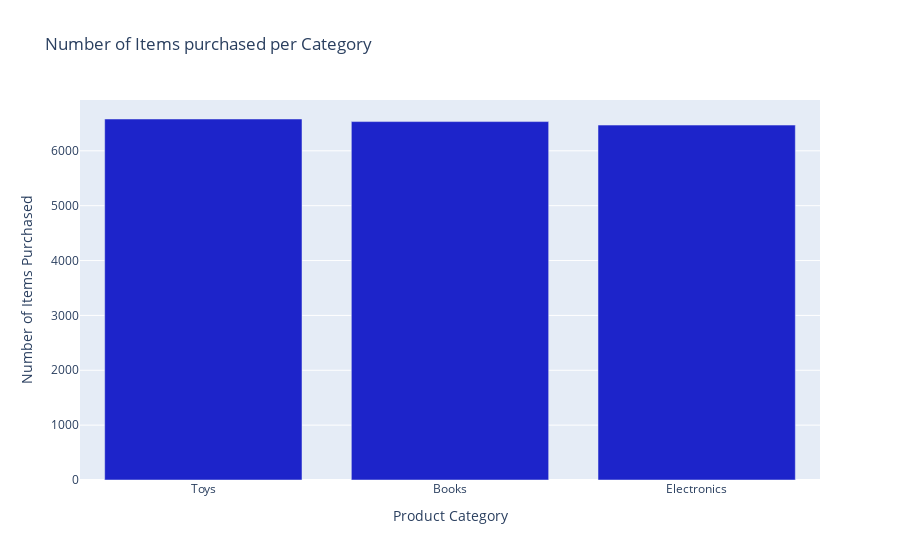

Notebook code for this chart:
### Code cell
fig = px.bar(
    data_frame=top3_categories,
    x='Product Category',
    y='Number of Items Purchased',
    orientation='v',
    color_discrete_sequence=['#1D24CA'],
    title='Number of Items purchased per Category'
)

fig.show()

### Figure 1 — Plotly figure (JSON) as saved in the notebook; plotly's stock layout.template omitted (floating-point values rounded to 4 significant figures)
{"data": [{"alignmentgroup": "True", "hovertemplate": "Product Category=%{x}<br>Number of Items Purchased=%{y}<extra></extra>", "legendgroup": "", "marker": {"color": "#1D24CA", "pattern": {"shape": ""}}, "name": "", "offsetgroup": "", "orientation": "v", "showlegend": false, "textposition": "auto", "type": "bar", "x": ["Toys", "Books", "Electronics"], "xaxis": "x", "y": [6580, 6533, 6469], "yaxis": "y"}], "layout": {"autosize": true, "barmode": "relative", "legend": {"tracegroupgap": 0}, "title": {"text": "Number of Items purchased per Category"}, "xaxis": {"anchor": "y", "autorange": true, "domain": [0, 1], "range": [-0.5, 2.5], "title": {"text": "Product Category"}, "type": "category"}, "yaxis": {"anchor": "x", "autorange": true, "domain": [0, 1], "range": [0, 6926.0], "title": {"text": "Number of Items Purchased"}, "type": "linear"}}}
